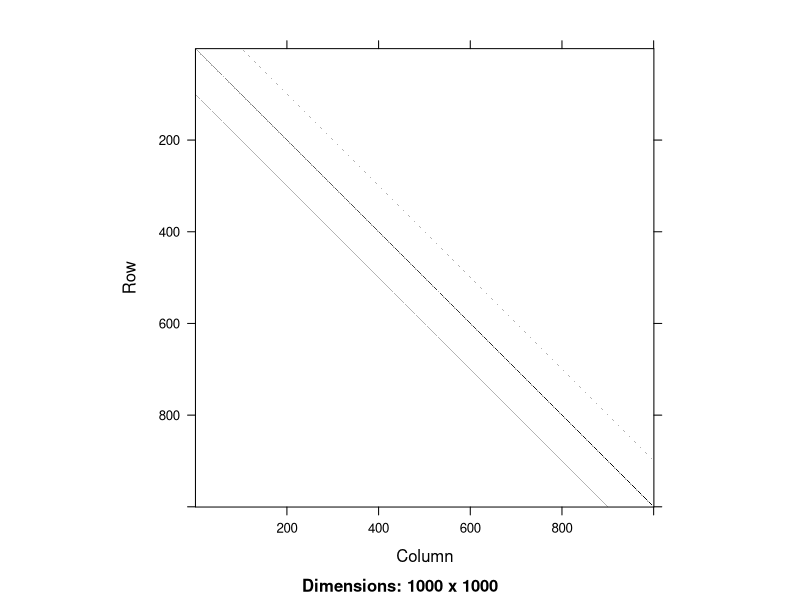

Here is the R script that generated this plot:
## ---- chunk 1
require(Matrix)
## ---- chunk 2
ThreeBanded=function(n,offset){
  spMatrix(n,n,i=c(1:n,1:(n-1),2:n,(offset+1):n,1:(n-offset)),j=c(1:n,2:n,1:(n-1),1:(n-offset),(offset+1):n),x=c(.5+sqrt(1:n),rep(1,(2*(2*n-1-offset)))))
}
n=1000
A=ThreeBanded(n,100)
## ---- chunk 3
image(A)
## ---- chunk 4
# Vector norm
vnorm = function(v,p=2) { 
  if ( p =="I") {
    return(max(abs(v)))
  }
  else {
    return(sum(abs(v)^p)^(1/p))
  }
}
## ---- chunk 5
# Solves Ax = b iteratively using the Jacobi Method
# m is the maximum number of iterations: default m = 25
# p is the p value of the matrix norm
# tol is the stopping tolerance (using the relative residual norm on the backward error)
jacobi = function(A,b,m=25,x = rep(0,n),p=2,tol=0.5*10^(-6),history=FALSE) {
  n = length(b)
  if (history) {
    hist = matrix(NA,nrow=length(b),ncol=(m+1))
    hist[,1] = x
  }
  d = diag(A)
  R = A
  R[cbind((1:n),(1:n))] = 0  # allows for r to be sparse  
  steps=0
  for (j in 1:m) {
    x = (b - R %*% x)/d 
    steps = steps+1
    if (history) {hist[,(j+1)] = as.matrix(x)}
    if (vnorm(b-A%*%x,p) <= vnorm(b,p)*tol) break 
  }
  if (history) return(list(x=x,iterations=steps,history = hist[,1:(steps+1)]))
  else return(list(x=x,steps=steps))
}
## ---- chunk 6
b= rep(1, 1000)
jacobi(A, b, m=35)
## ---- chunk 7
# Conjugate Gradient Method
# Inputs: symm pos def matrix A, rhs b, number of steps n, 
# x is the initial guess, 
# tol is a stopping condition on the size of the residual
# history gives a full history
# Output: solution x to Ax=b 
ConjGrad = function(A,b,x = rep(0,length(b)),tol=1e-18,m = length(b),history=FALSE) {
  n = length(b)
  r = b - A %*% x
  d = r
  if (history) {
    hist = matrix(NA,nrow=n,ncol=m+1)
    hist[,1] = x
  }
  for (i in 1:m ) {
    if (max(abs(r)) < tol) break
    steps = i
    alpha = (t(r) %*% r)/(t(d) %*% A %*% d)  # step length
    x = x + alpha[1,1] * d                  # take step 
    if (history) {hist[,i+1] = x[,1]}
    rold = r
    r = rold - alpha[1,1] * A %*% d         # new residual
    beta = (t(r) %*% r)/(t(rold) %*% rold)   # improvement this step
    d = r + beta[1,1]*d
  }
  if (history) {return(list(x=x,history=hist))}
  else {return(list(x=x,steps=steps))}
}
